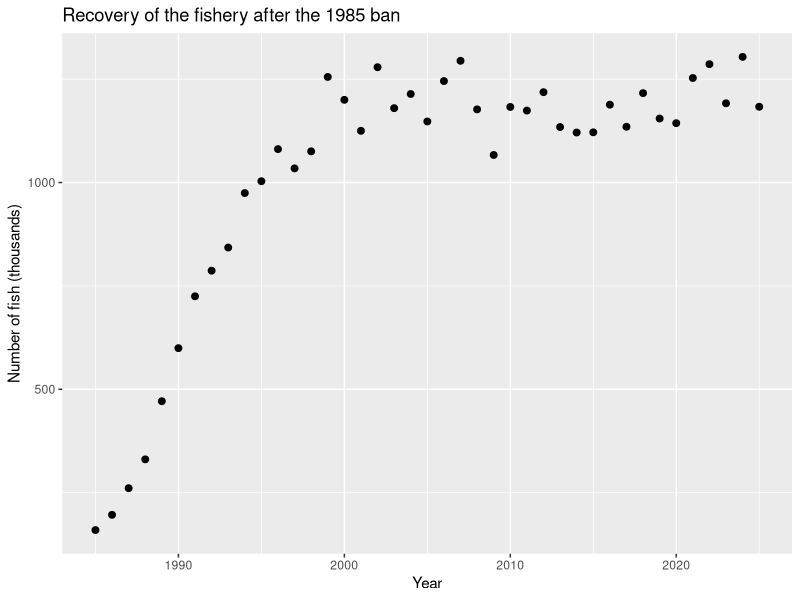
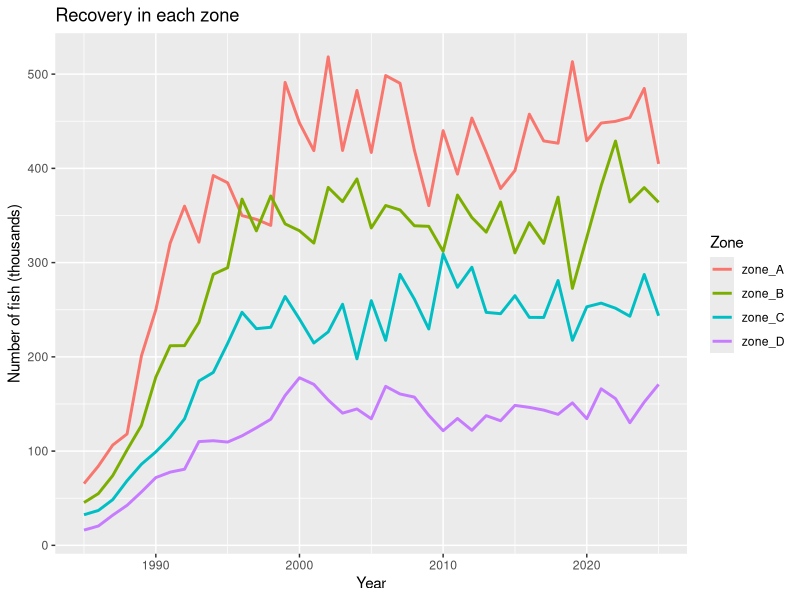
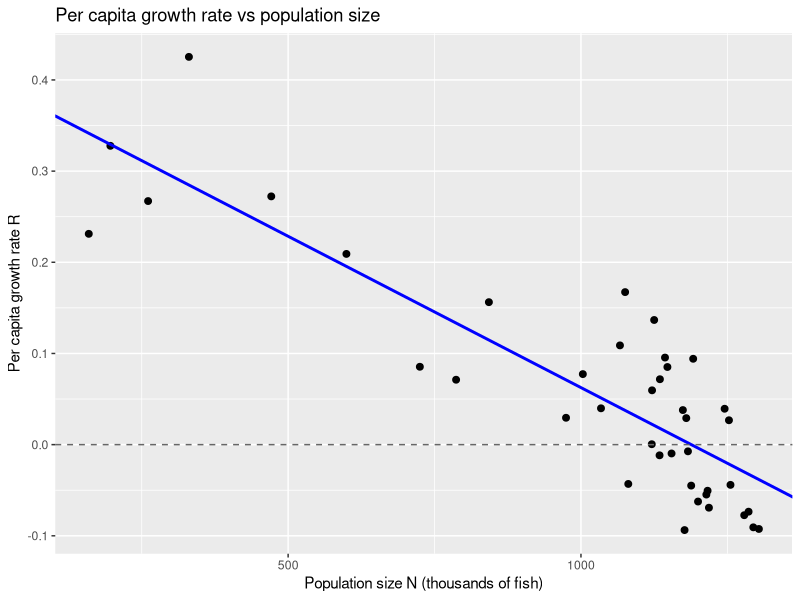
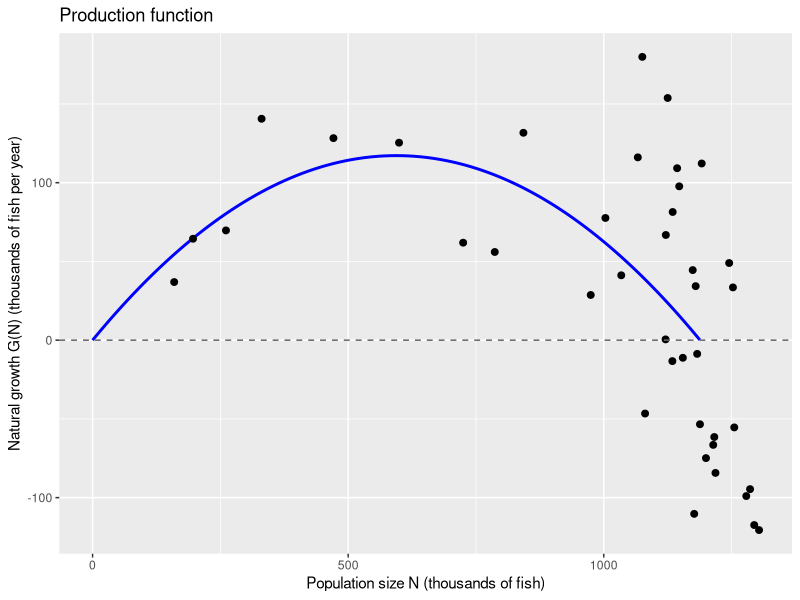
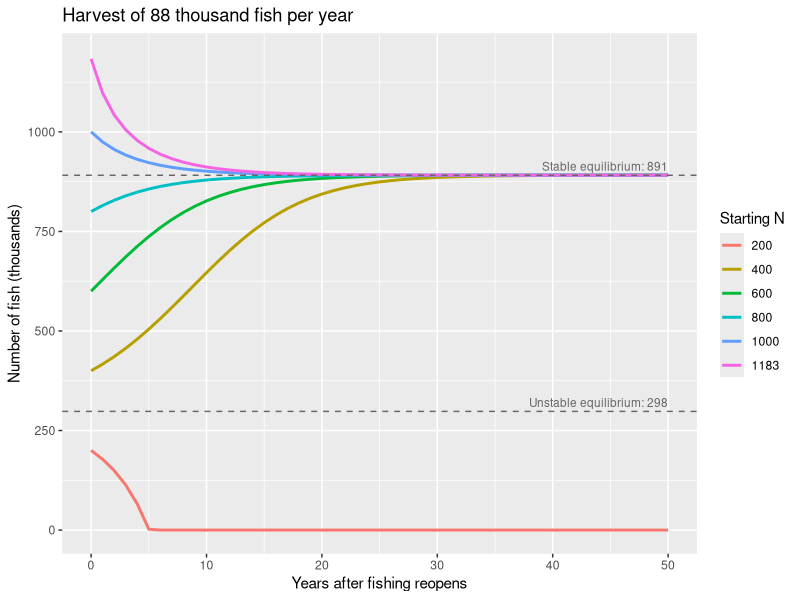

Here is the R script that generated these plots, in order:
## ---- chunk 1
knitr::opts_chunk$set(echo = TRUE)
## ---- chunk 2
# Read in the survey data. N is in thousands of fish
counts <- read.csv("recovering_fishery_counts.csv")

# Have a look at the first six years
head(counts)

## ---- chunk 3
# Total number of fish (thousands) across all four zones in each year
counts$total <- counts$zone_A + counts$zone_B + counts$zone_C + counts$zone_D

# The number of years of surveys
n_years <- nrow(counts)

## ---- chunk 4
# The total in the first survey (1985) and the most recent survey (2025)
N_1985 <- counts[counts$year == 1985, "total"]
N_2025 <- counts[counts$year == 2025, "total"]

# How many times bigger is the stock now?
N_2025 / N_1985

## ---- chunk 5
# Load ggplot2. Every document has to load the packages it uses, in a chunk
library(ggplot2)

# Plot the total stock over time
ggplot(counts, aes(x = year, y = total)) +
  geom_point(size = 2) +
  labs(x = "Year",
       y = "Number of fish (thousands)",
       title = "Recovery of the fishery after the 1985 ban")

## ---- chunk 6
# Load the tidyverse. This loads ggplot2 as well, along with a bunch of others
library(tidyverse)

## ---- chunk 7
# Take counts, and then
counts_long <- counts |>
  # drop the total column we made, so we only have the four zones, and then
  select(-total) |>
  # pivot every column except year into two new columns, one holding the old
  # column names (zone) and one holding the values (N)
  pivot_longer(cols = -year, names_to = "zone", values_to = "N")

# Have a look. 41 years x 4 zones should give 164 rows
counts_long
nrow(counts_long)

## ---- chunk 8
# One line per zone, coloured by zone
ggplot(counts_long, aes(x = year, y = N, colour = zone)) +
  geom_line(linewidth = 1) +
  labs(x = "Year",
       y = "Number of fish (thousands)",
       colour = "Zone",
       title = "Recovery in each zone")

## ---- chunk 9
# Take the long data, and then group it by year, and then add up N in each year
totals <- counts_long |>
  group_by(year) |>
  summarise(total = sum(N))

# Do the two ways of calculating the total agree? all.equal() says TRUE if they do
all.equal(totals$total, counts$total)

## ---- chunk 10
# Keep only the years after the stock levelled off
plateau <- counts |>
  filter(year >= 2000)

# The base R way does exactly the same thing:
# plateau <- counts[counts$year >= 2000, ]

# Carrying capacity K: the mean total from those years
K_plateau <- mean(plateau$total)
K_plateau

## ---- chunk 11
# A table of the observed growth from each year to the next. Take counts, and then
growth <- counts |>
  # add the new columns. N is this year's population, N(t). Observed natural
  # growth G(N) is next year's total minus this year's (no fishing, so this is
  # just the change in N). The per capita growth rate is R = G(N) / N
  mutate(N = total,
         G_obs = lead(total) - total,
         R_obs = G_obs / N) |>
  # and then keep just the columns we need, and then
  select(year, N, G_obs, R_obs) |>
  # drop the last year, which has no following year to compare it to
  filter(!is.na(G_obs))

# This table is 40 lines long, so let's just have a look at the first ten years of the 
# recovery, when the population was small
growth |>
  filter(year < 1995)

## ---- chunk 12
# Fit a straight line to R_obs against N
fit <- lm(R_obs ~ N, data = growth)

# Have a look at fit to see the value of R0 and slope (confusingly, labelled N by lm())
fit

# Plot the observed R against N, with the line of best fit and a line at R = 0
ggplot(growth, aes(x = N, y = R_obs)) +
  geom_point(size = 2) +
  # The line of best fit, using the intercept and slope from lm()
  geom_abline(intercept = coef(fit)[1], slope = coef(fit)[2], colour = "blue", linewidth = 1) +
  geom_hline(yintercept = 0, linetype = "dashed", colour = "grey40") +
  labs(x = "Population size N (thousands of fish)",
       y = "Per capita growth rate R",
       title = "Per capita growth rate vs population size")

## ---- chunk 13
# This slightly complicated line uses coef() to extract R from fit, unname() to remove 
# the (Intercept) heading and [] to subset the first column
R0 <- unname(coef(fit)[1])

# Do the same for slope
slope <- unname(coef(fit)[2])

## ---- chunk 14
# Calculate K based on where the line intersects x axis when per capita growth rate = 0
K_line <- R0/-slope

# Compare it with K from the plateau mean
K_plateau
K_line

## ---- chunk 15
# Create a dataframe consisteing of one column N, with values going from 0 to the carrying capacity K in steps of 1
production <- data.frame(N = seq(0, K_line, by = 1))

# Have a look at it so you understand what you did
head(production)
tail(production)

# Add a column G_N to your production dataframe to hold the output of the production function calculations
production <- production |>
  mutate(G_N = R0 * (1 - N / K_line) * N)

# Plot the production function as a line, and the observed growth as points.
# The two layers come from two different dataframes
ggplot() +
  geom_line(data = production, aes(x = N, y = G_N), colour = "blue", linewidth = 1) +
  geom_point(data = growth, aes(x = N, y = G_obs), size = 2) +
  # Add a dashed line at zero
  geom_hline(yintercept = 0, linetype = "dashed", colour = "grey40") +
  labs(x = "Population size N (thousands of fish)",
       y = "Natural growth G(N) (thousands of fish per year)",
       title = "Production function")

## ---- chunk 16
# The Maximum Sustainable Yield is the largest value of G(N)
MSY <- max(production$G_N)

# The population size where G(N) is at its largest. pull() takes a single
# column out of a dataframe as a vector, just like $ does
N_MSY <- production |>
  filter(G_N == MSY) |>
  pull(N)

# Check them against the formulas from the lectures
MSY
R0 * K_line / 4
N_MSY
K_line / 2

## ---- chunk 17
# Four harvests to compare, in thousands of fish per year
harvests <- c(0.5, 0.75, 1, 1.25) * MSY
round(harvests)

## ---- chunk 18
# A dataframe to hold the equilibria for each harvest. NA means "not available"
equilibria <- data.frame(h = harvests, lower = NA, upper = NA)

for (i in 1:nrow(equilibria)) {
  # Keep the population sizes where G(N) can keep up with this harvest
  can_sustain <- production |> filter(G_N >= equilibria$h[i])    # This line subsets the production dataframe

  # If there are any, the smallest and largest are the two equilibria
  if (nrow(can_sustain) > 0) {
    equilibria$lower[i] <- min(can_sustain$N)
    equilibria$upper[i] <- max(can_sustain$N)
  }
}

# Check out your equilibria dataframe now, rounding to whole numbers
round(equilibria)

## ---- chunk 19
# Every combination of six starting populations and our four harvests
scenarios <- expand.grid(N0 = c(200, 400, 600, 800, 1000, N_2025),
                         h = harvests)

scenarios

## ---- chunk 20
# Number of years to simulate
n_sim <- 50

# An empty dataframe to collect every simulation
simulations <- data.frame()

# WARNING: Monstrous looking for loop ahead!
for (i in 1:nrow(scenarios)) {
  # Subset out the starting population and harvest for this scenario
  N0 <- scenarios[i, "N0"]
  h <- scenarios[i, "h"]

  # Step the model forward one year at a time
  N <- numeric(n_sim + 1)
  N[1] <- N0
  for (j in 1:n_sim) {
    N[j + 1] <- max(0, N[j] + R0 * (1 - N[j] / K_line) * N[j] - h)     # This is the logistic growth model with harvesting
  }

  # Stack this simulation onto the bottom of the others
  simulations <- rbind(simulations, data.frame(year = 0:n_sim, N = N, N0 = N0, h = h))
}

# OOF! I'm glad that's over.

# The simulations dataframe is 1224 lines long so just have a look at its head and tail to 
# try to understand how this crazy looking nested for loop works
head(simulations)
tail(simulations)

## ---- chunk 21
# Choose which harvest to plot, the second one (88) is equal to three quarters of the MSY
h_plot <- harvests[2]

# Subset out the simulations and equilibria for that harvest
sims_h <- simulations |> filter(h == h_plot)
eq_h <- equilibria |> filter(h == h_plot)

# One line for each starting population. factor() turns N0 into groups so each
# starting population gets its own colour
ggplot(sims_h, aes(x = year, y = N, colour = factor(round(N0)))) +
  geom_line(linewidth = 1) +
  # Add the two equilibria as dashed grey lines, and label them. na.rm = TRUE
  # skips them quietly when there aren't any (harvests above the MSY)
  geom_hline(yintercept = c(eq_h$lower, eq_h$upper), linetype = "dashed",
             colour = "grey40", na.rm = TRUE) +
  annotate("text", x = n_sim, y = c(eq_h$lower, eq_h$upper),
           label = paste(c("Unstable", "Stable"), "equilibrium:", round(c(eq_h$lower, eq_h$upper))),
           hjust = 1, vjust = -0.5, size = 3, colour = "grey40", na.rm = TRUE) +
  coord_cartesian(ylim = c(0, K_line)) +
  labs(x = "Years after fishing reopens",
       y = "Number of fish (thousands)",
       colour = "Starting N",
       title = paste("Harvest of", round(h_plot), "thousand fish per year"))

## ---- chunk 22
# Take the simulations, and then
final_wide <- simulations |>
  # keep only the final year of every simulation, and then
  filter(year == n_sim) |>
  # round everything to whole numbers so the table is easy to read, and then
  mutate(h = round(h), N0 = round(N0), N = round(N)) |>
  # keep just the three columns we need, and then
  select(N0, h, N) |>
  # spread the harvests out into their own columns
  pivot_wider(names_from = h, values_from = N)

# Have a look
final_wide
